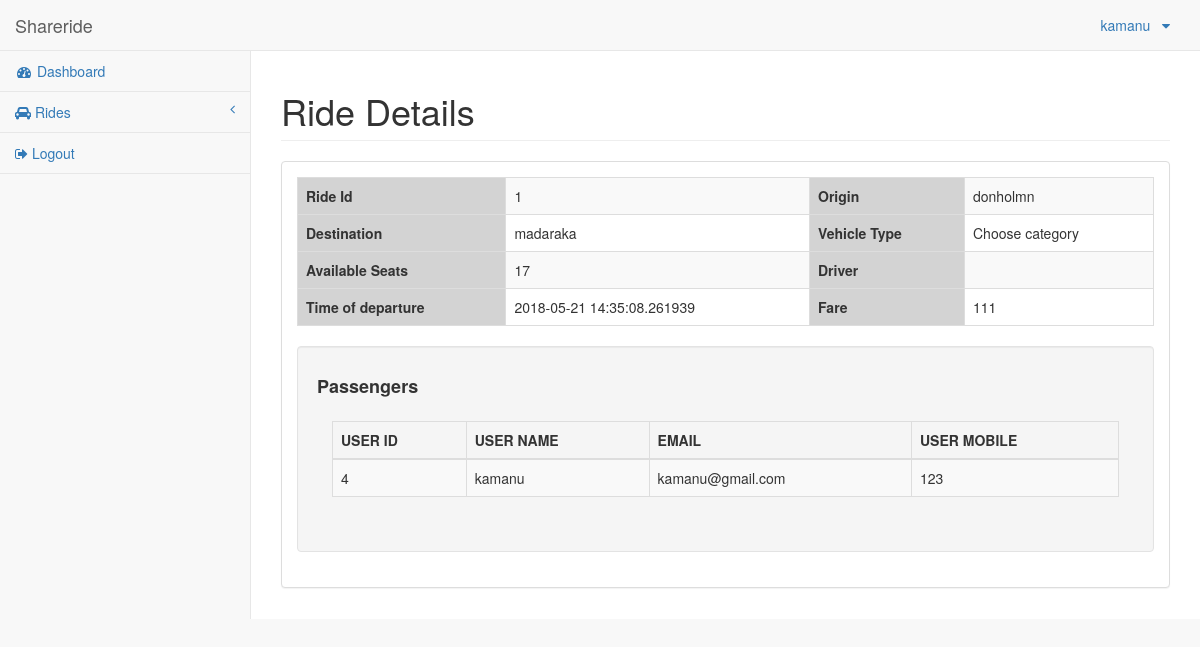
Page /myRideDetails.php?rideId=1 (signed in) on the committed database.
### tables this page shows
CREATE TABLE `rides` (
  `rideId` int(100) NOT NULL,
  `origin` varchar(100) NOT NULL,
  `destination` varchar(100) NOT NULL,
  `fare` varchar(100) NOT NULL,
  `seatsAvailable` int(100) NOT NULL,
  `userId` int(100) NOT NULL,
  `vehicleType` varchar(100) NOT NULL,
  `timestamp` timestamp(6) NOT NULL DEFAULT CURRENT_TIMESTAMP(6) ON UPDATE CURRENT_TIMESTAMP(6),
  `driver` varchar(100) NOT NULL
);

CREATE TABLE `passengers` (
  `rideId` int(100) NOT NULL,
  `userId` int(100) NOT NULL,
  `passengerId` int(100) NOT NULL
);

CREATE TABLE `users` (
  `userId` int(100) NOT NULL,
  `userName` varchar(100) NOT NULL,
  `userEmail` varchar(100) NOT NULL,
  `userMobile` varchar(100) NOT NULL,
  `userPassword` varchar(100) NOT NULL
);

### myRideDetails.php (the view, shortened to what this page needs)
<?php
include('DBconnect.php');
if (isset($_GET['rideId']) && is_numeric($_GET['rideId'])){
    $id = $_GET['rideId'];
    $sql = "SELECT * FROM rides WHERE rideId='$id'";
    $result = $connection->query($sql);
    if ($result) {
        while($row = $result->fetch_assoc()) {
            $origin = $row ['origin'];
            $destination = $row ['destination'];
            $availableSeats = $row ['seatsAvailable'];
            $fare = $row ['fare'];
            $vehicleType = $row['vehicleType'];
            $time = $row['timestamp'];
        }
    }
}
?>
<!DOCTYPE html>
<html lang="en">
<head>
    <link href="vendor/bootstrap/css/bootstrap.min.css" rel="stylesheet">
    <link href="vendor/metisMenu/metisMenu.min.css" rel="stylesheet">
    <link href="dist/css/sb-admin-2.css" rel="stylesheet">
    <link href="vendor/morrisjs/morris.css" rel="stylesheet">
    <link href="vendor/font-awesome/css/font-awesome.min.css" rel="stylesheet" type="text/css">
</head>
<body>
    <div id="wrapper">
        <nav class="navbar navbar-default navbar-static-top" role="navigation" style="margin-bottom: 0">
            <div class="navbar-header">
                <a class="navbar-brand" href="index.php">Shareride</a>
            </div>
            <ul class="nav navbar-top-links navbar-right">
                <li class="dropdown">
                    <li class="dropdown">
                        <a class="dropdown-toggle" data-toggle="dropdown" href="#">
                            <?php echo $_SESSION['userName'];?> &nbsp
                            <i class="fa fa-caret-down"></i>
                        </a>
                    </li>
            </ul>
            <div class="navbar-default sidebar" role="navigation">
                <div class="sidebar-nav navbar-collapse">
                    <ul class="nav" id="side-menu">
                        <li>
                            <a href="index.php">
                                <i class="fa fa-dashboard fa-fw"></i> Dashboard</a>
                        </li>
                        <li>
                            <a href="#">
                                <i class="fa fa-car"></i> Rides
                                <span class="fa arrow"></span>
                            </a>
                        </li>
                        <li>
                            <a href="logout.php">
                            <i class="fa fa-sign-out"></i> Logout</a>
                        </li>
                    </ul>
                </div>
            </div>
        </nav>
        <div id="page-wrapper">
            <div class="row">
                <div class="col-lg-12">
                    <h1 class="page-header">Ride Details</h1>
                </div>
            </div>
            <div class="row">
                <div class="col-lg-12">
                    <div class="panel panel-default">
                        <div class="panel-body">
                            <div class="table-responsive">
                                <table class="table table-bordered table-striped">
                                    <tbody>
                                        <tr>
                                            <th bgcolor="#D3D3D3">Ride Id</th>
                                            <td colspan="2">
                                                <?php echo $id?>
                                            </td>
                                            <td bgcolor="#D3D3D3" colspan="1">
                                                <strong>Origin</strong>
                                            </td>
                                            <td colspan="2 ">
                                                <?php echo $origin ?>
                                            </td>
                                        </tr>
                                        <tr>
                                            <th bgcolor="#D3D3D3 ">Destination</th>
                                            <td colspan="2 ">
                                                <?php echo $destination ?>
                                            </td>
                                            <td bgcolor="#D3D3D3 " colspan="1 ">
                                                <strong>Vehicle Type</strong>
                                            </td>
                                            <td colspan="2 ">
                                                <?php echo $vehicleType ?>
                                            </td>
                                        </tr>
                                        <tr>
                                            <th bgcolor="#D3D3D3 ">Available Seats</th>
                                            <td colspan="2 ">
                                                <?php echo $availableSeats ?>
                                            </td>
                                            <td bgcolor="#D3D3D3 " colspan="1 ">
                                                <strong>Driver</strong>
                                            </td>
                                            <td colspan="2 ">
                                            </td>
                                        </tr>
                                        <tr>
                                            <th bgcolor="#D3D3D3 ">Time of departure</th>
                                            <td colspan="2 ">
                                                <?php echo $time ?>
                                            </td>
                                            <td bgcolor="#D3D3D3 " colspan="1 ">
                                                <strong> Fare </strong>
                                            </td>
                                            <td colspan="2 ">
                                                <?php echo $fare ?>
                                            </td>
                                        </tr>
                                    </tbody>
                                </table>
                                <div class="well ">
                                    <h4>
                                        <strong>Passengers</strong>
                                    </h4>
                                    <div class="panel-body">
                                        <table width="100%" class="table table-striped table-bordered table-hover" id="dataTables-example">
                                        <?php
                                        include('DBconnect.php');
                                        $sql = "SELECT u.userName, u.userEmail, u.userId, u.userMobile, p.rideId, p.userId
                                        FROM passengers p
                                        INNER JOIN users u
                                        ON u.userId = p.userId
                                        WHERE p.rideId = $id";
                                        $res = mysqli_query($connection, $sql);
                                        if($result){
                                            if ($res->num_rows > 0){
                                                echo "<thead><th>USER ID</th><th>USER NAME</th><th>EMAIL</th><th>USER MOBILE</th></thead>";
                                                while ($row = $res->fetch_object()){
                                                    echo "<tr>";
                                                    echo "<td>" . $row->userId. "</td>";
                                                    echo "<td>" . $row->userName. "</td>";
                                                    echo "<td>" . $row->userEmail. "</td>";
                                                    echo "<td>" . $row->userMobile. "</td>";
                                                    echo "</tr>";
                                                }
                                            }
                                            else{
                                                echo "No results to display!";
                                            }
                                        }
                                        else{
                                            echo "Error: " . $mysqli->error;
                                        }
                                        ?>
                                        </table>
                                    </div>
                                </div>
</body>
</html>

### rows in the picture
rides: origin "donholmn", destination "madaraka", vehicleType "Choose category", seatsAvailable "17", timestamp "2018-05-21 14:35:08.261939", fare "111"
passengers: userId "4", userId.userName "kamanu", userId.userEmail "kamanu@gmail.com", userId.userMobile "123"

### other values in the picture
$_SESSION['userName'] "kamanu"
$id "1"
